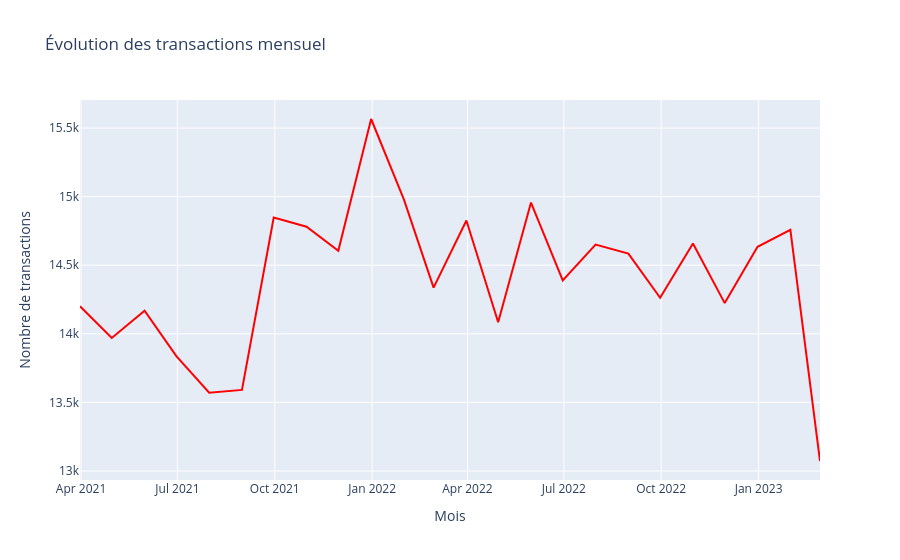

Notebook code cell kept with this figure:
### Code cell
fig = go.Figure()
fig.add_trace(go.Scatter(
    x=transac_mois['date'], 
    y=transac_mois['Transaction'],
    mode='lines',
    name='Transaction par mois',
    line=dict(width=2, color='red') ,
    hovertemplate= "%{y:,.2f} €"
))
fig.update_layout(
    title="Évolution des transactions mensuel",
    xaxis_title="Mois",
    yaxis_title="Nombre de transactions",
    hovermode = "x unified",
    separators = ". "
)
fig.show()

### Figure 1 — Plotly figure (JSON) as saved in the notebook; plotly's stock layout.template omitted (floating-point values rounded to 4 significant figures)
{"data": [{"hovertemplate": "%{y:,.2f} €", "line": {"color": "red", "width": 2}, "mode": "lines", "name": "Transaction par mois", "type": "scatter", "x": ["2021-03-31T00:00:00.000000000", "2021-04-30T00:00:00.000000000", "2021-05-31T00:00:00.000000000", "2021-06-30T00:00:00.000000000", "2021-07-31T00:00:00.000000000", "2021-08-31T00:00:00.000000000", "2021-09-30T00:00:00.000000000", "2021-10-31T00:00:00.000000000", "2021-11-30T00:00:00.000000000", "2021-12-31T00:00:00.000000000", "2022-01-31T00:00:00.000000000", "2022-02-28T00:00:00.000000000", "2022-03-31T00:00:00.000000000", "2022-04-30T00:00:00.000000000", "2022-05-31T00:00:00.000000000", "2022-06-30T00:00:00.000000000", "2022-07-31T00:00:00.000000000", "2022-08-31T00:00:00.000000000", "2022-09-30T00:00:00.000000000", "2022-10-31T00:00:00.000000000", "2022-11-30T00:00:00.000000000", "2022-12-31T00:00:00.000000000", "2023-01-31T00:00:00.000000000", "2023-02-28T00:00:00.000000000"], "y": [14201, 13970, 14168, 13838, 13571, 13591, 14848, 14781, 14605, 15566, 14978, 14337, 14826, 14084, 14957, 14389, 14651, 14585, 14263, 14658, 14224, 14634, 14758, 13073]}], "layout": {"hovermode": "x unified", "separators": ". ", "title": {"text": "Évolution des transactions mensuel"}, "xaxis": {"title": {"text": "Mois"}}, "yaxis": {"title": {"text": "Nombre de transactions"}}}}
